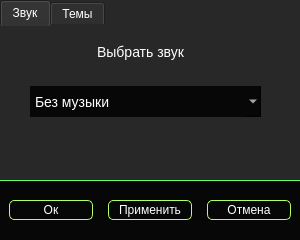
<?xml version="1.0" encoding="UTF-8"?>
<ui version="4.0">
 <class>Dialog</class>
 <widget class="QDialog" name="Dialog">
  <property name="geometry">
   <rect>
    <x>0</x>
    <y>0</y>
    <width>300</width>
    <height>240</height>
   </rect>
  </property>
  <property name="windowTitle">
   <string>settings</string>
  </property>
  <property name="styleSheet">
   <string notr="true">background-color:rgb(40, 40, 40);
border:none;


</string>
  </property>
  <layout class="QVBoxLayout" name="verticalLayout">
   <property name="spacing">
    <number>0</number>
   </property>
   <property name="leftMargin">
    <number>0</number>
   </property>
   <property name="topMargin">
    <number>0</number>
   </property>
   <property name="rightMargin">
    <number>0</number>
   </property>
   <property name="bottomMargin">
    <number>0</number>
   </property>
   <item>
    <widget class="QTabWidget" name="tabWidget">
     <property name="minimumSize">
      <size>
       <width>300</width>
       <height>180</height>
      </size>
     </property>
     <property name="maximumSize">
      <size>
       <width>300</width>
       <height>180</height>
      </size>
     </property>
     <property name="styleSheet">
      <string notr="true">color:rgb(255, 255, 255);</string>
     </property>
     <property name="currentIndex">
      <number>0</number>
     </property>
     <widget class="QWidget" name="tab">
      <attribute name="title">
       <string>Звук</string>
      </attribute>
      <widget class="QLabel" name="label">
       <property name="geometry">
        <rect>
         <x>30</x>
         <y>10</y>
         <width>221</width>
         <height>31</height>
        </rect>
       </property>
       <property name="styleSheet">
        <string notr="true">color:rgb(255, 255, 255);
font-size:14px;
</string>
       </property>
       <property name="text">
        <string>Выбрать звук</string>
       </property>
       <property name="alignment">
        <set>Qt::AlignmentFlag::AlignCenter</set>
       </property>
      </widget>
      <widget class="QComboBox" name="comboBox">
       <property name="geometry">
        <rect>
         <x>30</x>
         <y>60</y>
         <width>231</width>
         <height>31</height>
        </rect>
       </property>
       <property name="styleSheet">
        <string notr="true">background-color:rgb(7,7,7);
color:rgb(255, 255, 255);
font-size:14px;
padding:5px;</string>
       </property>
       <item>
        <property name="text">
         <string>Без музыки</string>
        </property>
       </item>
       <item>
        <property name="text">
         <string>Спокойная</string>
        </property>
       </item>
       <item>
        <property name="text">
         <string>Классическая</string>
        </property>
       </item>
       <item>
        <property name="text">
         <string>Умеренная</string>
        </property>
       </item>
       <item>
        <property name="text">
         <string>Быстрая</string>
        </property>
       </item>
      </widget>
     </widget>
     <widget class="QWidget" name="tab_2">
      <attribute name="title">
       <string>Темы</string>
      </attribute>
      <widget class="QComboBox" name="comboBox_2">
       <property name="geometry">
        <rect>
         <x>30</x>
         <y>60</y>
         <width>231</width>
         <height>31</height>
        </rect>
       </property>
       <property name="styleSheet">
        <string notr="true">background-color:rgb(7,7,7);
color:rgb(255, 255, 255);
font-size:14px;
padding:5px;</string>
       </property>
       <item>
        <property name="text">
         <string>Темно-синяя</string>
        </property>
       </item>
       <item>
        <property name="text">
         <string>Классическая</string>
        </property>
       </item>
       <item>
        <property name="text">
         <string>Темно-зеленая</string>
        </property>
       </item>
       <item>
        <property name="text">
         <string>Светлая</string>
        </property>
       </item>
      </widget>
      <widget class="QLabel" name="label_2">
       <property name="geometry">
        <rect>
         <x>30</x>
         <y>10</y>
         <width>221</width>
         <height>31</height>
        </rect>
       </property>
       <property name="styleSheet">
        <string notr="true">color:rgb(255, 255, 255);
font-size:14px;
</string>
       </property>
       <property name="text">
        <string>Выбрать тему</string>
       </property>
       <property name="alignment">
        <set>Qt::AlignmentFlag::AlignCenter</set>
       </property>
      </widget>
     </widget>
    </widget>
   </item>
   <item>
    <widget class="QFrame" name="frame">
     <property name="minimumSize">
      <size>
       <width>300</width>
       <height>60</height>
      </size>
     </property>
     <property name="maximumSize">
      <size>
       <width>300</width>
       <height>60</height>
      </size>
     </property>
     <property name="styleSheet">
      <string notr="true">background-color:rgb(7,7,7);
border-top:1px solid rgb(102, 255, 99);</string>
     </property>
     <property name="frameShape">
      <enum>QFrame::Shape::StyledPanel</enum>
     </property>
     <property name="frameShadow">
      <enum>QFrame::Shadow::Raised</enum>
     </property>
     <layout class="QHBoxLayout" name="horizontalLayout">
      <property name="spacing">
       <number>15</number>
      </property>
      <item>
       <widget class="QPushButton" name="pushButton">
        <property name="styleSheet">
         <string notr="true">border:0.5px solid rgb(178, 255, 106);
color:rgb(255, 255, 255);
padding:2px;
border-radius:5px;
</string>
        </property>
        <property name="text">
         <string>Ок</string>
        </property>
       </widget>
      </item>
      <item>
       <widget class="QPushButton" name="pushButton_2">
        <property name="styleSheet">
         <string notr="true">border:0.5px solid rgb(178, 255, 106);
color:rgb(255, 255, 255);
padding:2px;
border-radius:5px;
</string>
        </property>
        <property name="text">
         <string>Применить</string>
        </property>
       </widget>
      </item>
      <item>
       <widget class="QPushButton" name="pushButton_3">
        <property name="styleSheet">
         <string notr="true">border:0.5px solid rgb(178, 255, 106);
color:rgb(255, 255, 255);
padding:2px;
border-radius:5px;
</string>
        </property>
        <property name="text">
         <string>Отмена</string>
        </property>
       </widget>
      </item>
     </layout>
    </widget>
   </item>
  </layout>
 </widget>
 <resources/>
 <connections/>
</ui>
